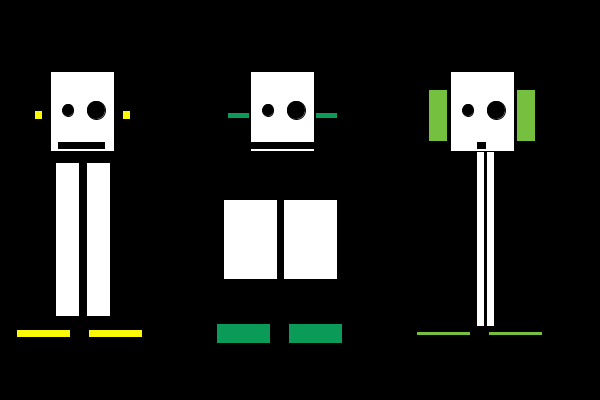
Frame 1 (no input)
Frame 60 (the mouse pressed at the canvas centre just before this capture): identical to frame 1, image omitted
Frame 120 (the mouse held since frame 60 and released just before this capture): identical to frame 1, image omitted

The Processing sketch that drew this single still picture (run headless with seeded random() and noise(); from frame 60 on, the mouse is pressed at the canvas centre):

// Processing sketch: processing_54100
// ── processing_54100.pde

color c1, c2, c3;

void setup()
{
  size(600, 400);
  smooth();
  c1=color(249, 249, 8);
  c2= color(11, 155, 89);
  c3= color(118, 192, 64);
  background(0);
  ellipseMode(CENTER);
  rectMode(CENTER);
}

void draw()
{
  robot(0, 0, 67, 98, 24, 154, 8, 46, c1, 8, 9);
  robot(200, 0, 50, 110, 54, 80, 20, 65, c2, 22, 6);
  robot(400, 0, 80, 90, 8, 175, 4, 8, c3, 19, 52);
}


void robot(int x, int y, int bx, int by, int s, int t, int e, int m, color c, int a, int b)

//float bx body
//float by body
//float s body width
//float t is body height)
//float e feet height
//float m mouth
//float a ear width
//float b ear height

{
  pushMatrix();
  //Face
  //fill(c);
  translate(x, y);
  smooth();

  //face
  fill(255);
  rect(82, 111, 64, 80);


  fill(0);

  ellipse(68, 110, 11, 12);

  ellipse(96, 110, 18, 18);


  rect(81, 145, m, 6);
  fill(255);
  //Body
  rect(bx, 239, s, t);
  rect(by, 239, s, t);

  //Feet
  fill(c);
  rect(43, 333, 54, e);
  rect(115, 333, 54, e);

  //Ears
  fill(c);
  rect(38, 115, a, b);
  rect(126, 115, a, b);

  popMatrix();
}
